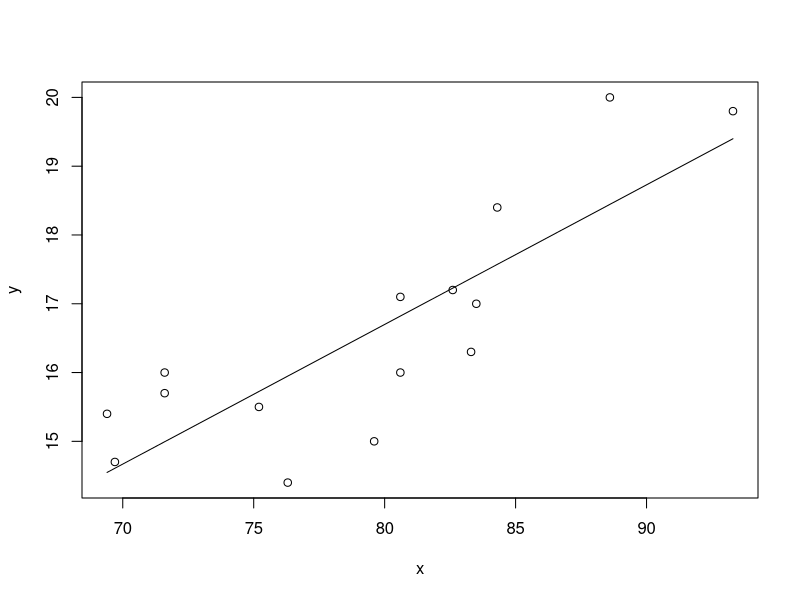

Reproduce this figure in R.
x=c(88.6,71.6,93.3,84.3,80.6,75.2,69.7,71.6,69.4,83.3,79.6,82.6,80.6,83.5,76.3)
y=c(20,16,19.8,18.4,17.1,15.5,14.7,15.7,15.4,16.3,15,17.2,16,17,14.4)
plot(x,y)
fit2=lm(y~x)
lines(x,predict.lm(fit2))
summary(fit2)
summary(fit2$residuals)

